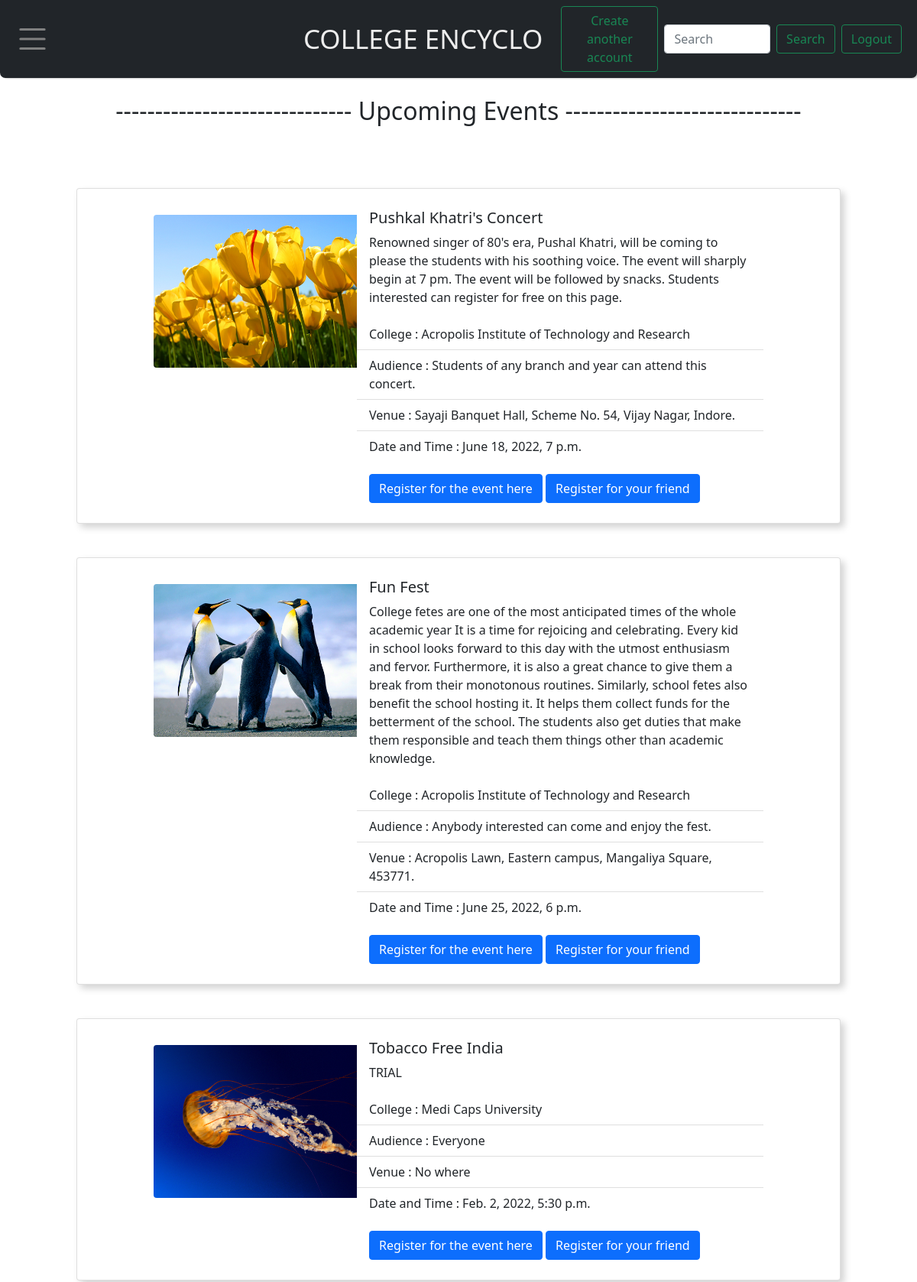
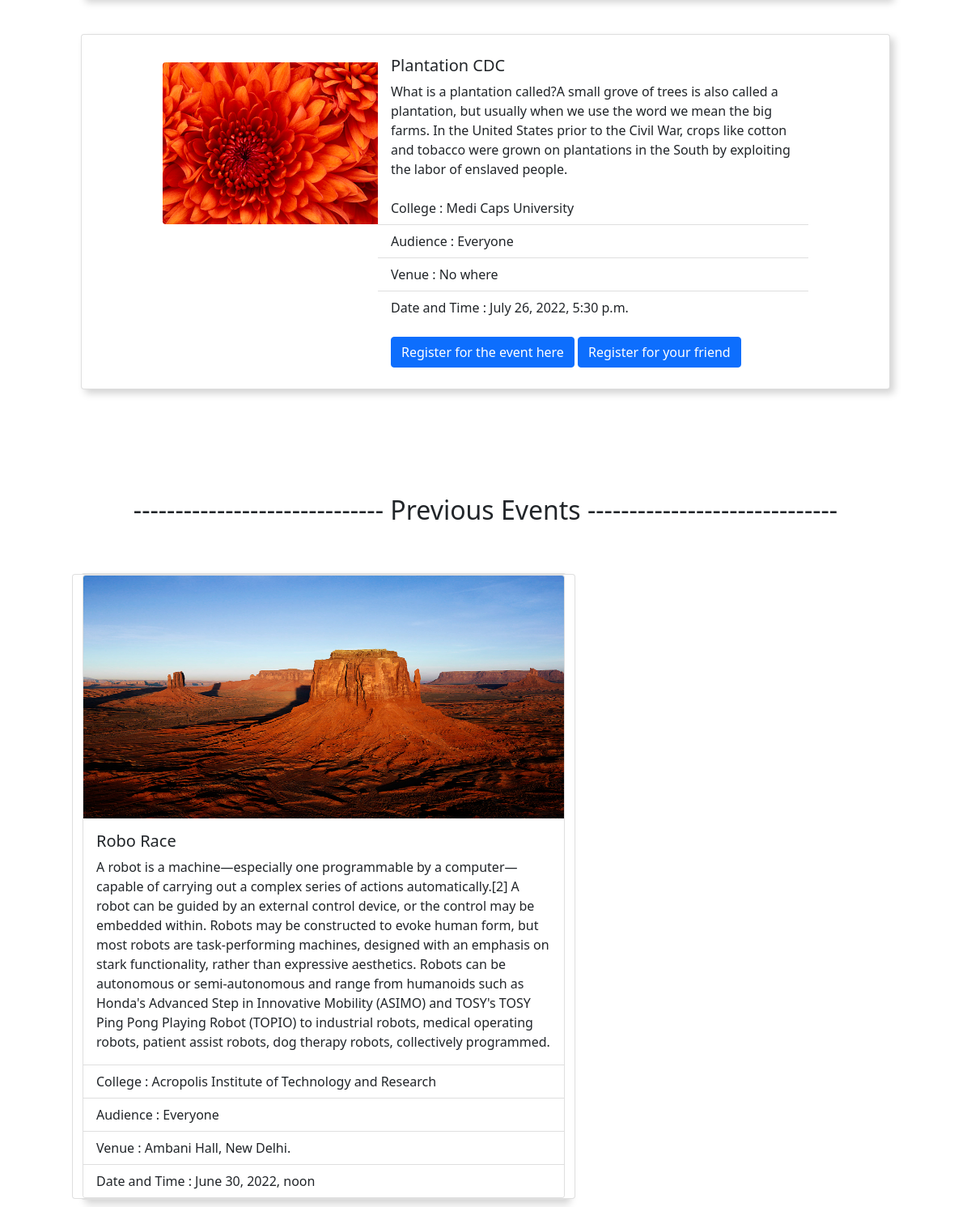
Screenshot of /events/ (signed in, upper part) with the database file from the repository (2 pictures, top to bottom).
### base/models.py (models this page shows, shortened)
class Events(models.Model):
    event = models.CharField(max_length=110)
    college = models.ForeignKey(College,  on_delete=models.RESTRICT, null=True)
    date_time = models.DateTimeField()
    tg_audience = models.CharField(max_length=225)
    event_desc = models.CharField(max_length=700)
    venue = models.CharField(max_length=200)
    event_img1 = models.ImageField(upload_to=upload_path, height_field=None, width_field=None, blank=True, default=True)
    event_img2 = models.ImageField(upload_to=upload_path, height_field=None, width_field=None, blank=True, default=True)
    event_img3 = models.ImageField(upload_to=upload_path, height_field=None, width_field=None, blank=True, default=True)
    event_img4 = models.ImageField(upload_to=upload_path, height_field=None, width_field=None, blank=True, default=True)
    status = models.BooleanField(default=True)

class College(models.Model):
    college = models.CharField(max_length=122)
    address = models.CharField(max_length=250)
    university = models.CharField(max_length=20)
    def __str__(self) :
        return self.college

### base/views.py (the view, shortened to what this page needs)
# urls.py: path('events/', views.events, name='events'),
def events(request):
    eve_u = Events.objects.filter(status=True)
    eve_p = Events.objects.filter(status=False)
    if request.user.is_authenticated:
        ssu = request.user
        staf = ssu.role
        context1 = {'eve_u':eve_u , 'eve_p':eve_p, 'staf':staf}
        return render(request, 'events.html', context1)
    else:
        return redirect('logins')

### templates/events.html (shortened to what this page needs)
{% extends 'base.html' %}
{% block body %}
<h2 class="text-center my-4">------------------------------ Upcoming Events ------------------------------</h2>
<br>
<br>
{% for ev_u in eve_u %}
<div id="upeve" class="card" style="max-width:auto; padding-left:100px; padding-right:100px;  ">
    <div class="row g-0 ">
      <div class="col-md-4 ">
        <br>
        <img src="{{ ev_u.event_img1.url }}" height="500px" width="800px" class="img-fluid rounded-start" alt="...">
      </div>
      <div class="col-md-8">
        <div class="card-body">
          <h5 class="card-title">{{ev_u.event}}</h5>
          <p class="card-text">{{ev_u.event_desc}}</p>
        </div>
        <ul class="list-group list-group-flush">
          <li class="list-group-item">College : {{ev_u.college}}</li>
          <li class="list-group-item">Audience : {{ev_u.tg_audience}}</li>
          <li class="list-group-item">Venue : {{ev_u.venue}}</li>
          <li class="list-group-item">Date and Time : {{ev_u.date_time}}</li>
          </ul>
          <div class="card-body">
              <a href="#" class="btn btn-primary">Register for the event here</a>
            <a href="#" class="btn btn-primary">Register for your friend</a>
          </div>
      </div>
    </div>
  </div>
  <br>
{% endfor %}
<br>
<br>
<br>
<h2 class="text-center my-4">------------------------------ Previous Events ------------------------------</h2>
<br>
{% for ev_p in eve_p %}
<div  id="preve" class="card col-6">
  <div class="row">
    <div class="card">
      <div class="card">
        <img src="{{ ev_p.event_img1.url }}" height="300px" width="500px" class="card-img-top" alt="...">
        <div class="card-body">
          <h5 class="card-title">{{ev_p.event}}</h5>
          <p class="card-text">{{ev_p.event_desc}}</p>
        </div>
        <ul class="list-group list-group-flush">
          <li class="list-group-item">College : {{ev_p.college}}</li>
          <li class="list-group-item">Audience : {{ev_p.tg_audience}}</li>
          <li class="list-group-item">Venue : {{ev_p.venue}}</li>
          <li class="list-group-item">Date and Time : {{ev_p.date_time}}</li>
          </ul>
      </div>
    </div>
  </div>
</div>
{% endfor %}
{% endblock body %}

### templates/events.html (style rules this page uses)
div#upeve { padding: 10px 50px; margin: 10px 100px; box-shadow: 5px 5px 10px lightgray; }
div#preve { box-shadow: 5px 5px 10px lightgray; margin: 10px 100px; }

### rows the page displays
Events: event_img1 (picture), event "Pushkal Khatri's Concert", event_desc "Renowned singer of 80's era, Pushal Khatri, will be coming to please the students with his soothing voice. The event will sharply begin at 7 pm. The event will be followed by snacks. Students interested can register for free on this page.", college "Acropolis Institute of Technology and Research", tg_audience "Students of any branch and year can attend this concert.", venue "Sayaji Banquet Hall, Scheme No. 54, Vijay Nagar, Indore.", date_time "June 18, 2022, 7 p.m."
Events: event_img1 (picture), event "Fun Fest", event_desc "College fetes are one of the most anticipated times of the whole academic year It is a time for rejoicing and celebrating. Every kid in school looks forward to this day with the utmost enthusiasm and fervor. Furthermore, it is also a great chance to give them a break from their monotonous routines. Similarly, school fetes also benefit the school hosting it. It helps them collect funds for the betterment of the school. The students also get duties that make them responsible and teach them things other than academic knowledge.", college "Acropolis Institute of Technology and Research", tg_audience "Anybody interested can come and enjoy the fest.", venue "Acropolis Lawn, Eastern campus, Mangaliya Square, 453771.", date_time "June 25, 2022, 6 p.m."
Events: event_img1 (picture), event "Tobacco Free India", event_desc "TRIAL", college "Medi Caps University", tg_audience "Everyone", venue "No where", date_time "Feb. 2, 2022, 5:30 p.m."
Events: event_img1 (picture), event "Plantation CDC", event_desc "What is a plantation called?A small grove of trees is also called a plantation, but usually when we use the word we mean the big farms. In the United States prior to the Civil War, crops like cotton and tobacco were grown on plantations in the South by exploiting the labor of enslaved people.", college "Medi Caps University", tg_audience "Everyone", venue "No where", date_time "July 26, 2022, 5:30 p.m."
Events: event_img1 (picture), event "Robo Race", event_desc "A robot is a machine—especially one programmable by a computer—capable of carrying out a complex series of actions automatically.[2] A robot can be guided by an external control device, or the control may be embedded within. Robots may be constructed to evoke human form, but most robots are task-performing machines, designed with an emphasis on stark functionality, rather than expressive aesthetics. Robots can be autonomous or semi-autonomous and range from humanoids such as Honda's Advanced Step in Innovative Mobility (ASIMO) and TOSY's TOSY Ping Pong Playing Robot (TOPIO) to industrial robots, medical operating robots, patient assist robots, dog therapy robots, collectively programmed.", college "Acropolis Institute of Technology and Research", tg_audience "Everyone", venue "Ambani Hall, New Delhi.", date_time "June 30, 2022, noon"
